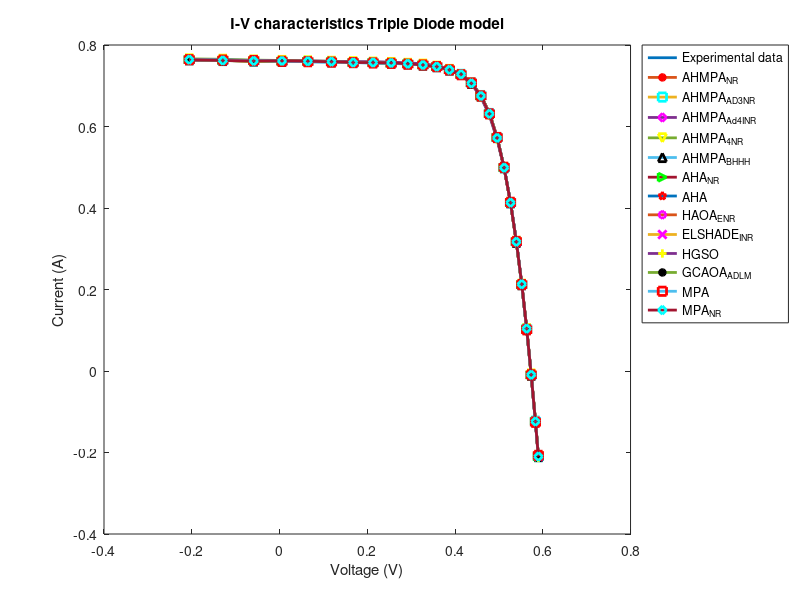

Write the MATLAB code that produced this figure.

p1=[...
-0.2057	0.764	7.64E-01	7.64E-01	7.64E-01	7.66E-01	7.64E-01	9.70E-01	7.64E-01	7.64E-01	0.764	0.76400152	7.63E-01	0.764	7.64E-01	7.64E-01
-0.1291	0.762	7.62E-01	7.62E-01	7.62E-01	7.65E-01	7.62E-01	9.25E-01	7.62E-01	7.63E-01	0.762	0.762060827	7.63E-01	0.762	7.63E-01	7.62E-01
-0.0588	0.7605	7.61E-01	7.61E-01	7.61E-01	7.63E-01	7.61E-01	8.83E-01	7.61E-01	7.61E-01	0.7605	0.760582508	7.62E-01	0.7605	7.62E-01	7.61E-01
0.0057	0.7605	7.61E-01	7.61E-01	7.61E-01	7.62E-01	7.60E-01	8.45E-01	7.60E-01	7.60E-01	0.7605	0.760468108	7.61E-01	0.7605	7.60E-01	7.61E-01
0.0646	0.76	7.60E-01	7.60E-01	7.60E-01	7.61E-01	7.60E-01	8.11E-01	7.60E-01	7.59E-01	0.76	0.759912061	7.61E-01	0.76	7.59E-01	7.60E-01
0.1185	0.759	7.59E-01	7.59E-01	7.59E-01	7.60E-01	7.59E-01	7.79E-01	7.59E-01	7.58E-01	0.759	0.758912653	7.60E-01	0.759	7.58E-01	7.59E-01
0.1678	0.757	7.57E-01	7.57E-01	7.57E-01	7.59E-01	7.57E-01	7.50E-01	7.57E-01	7.57E-01	0.757	0.757016107	7.59E-01	0.757	7.57E-01	7.57E-01
0.2132	0.757	7.57E-01	7.57E-01	7.57E-01	7.58E-01	7.57E-01	7.23E-01	7.57E-01	7.56E-01	0.757	0.756923839	7.59E-01	0.757	7.56E-01	7.57E-01
0.2545	0.7555	7.56E-01	7.56E-01	7.56E-01	7.57E-01	7.56E-01	6.99E-01	7.55E-01	7.55E-01	0.7555	0.75546638	7.58E-01	0.7555	7.55E-01	7.56E-01
0.2924	0.754	7.54E-01	7.54E-01	7.54E-01	7.55E-01	7.54E-01	6.77E-01	7.54E-01	7.54E-01	0.754	0.753971632	7.56E-01	0.754	7.53E-01	7.54E-01
0.3269	0.7505	7.51E-01	7.51E-01	7.51E-01	7.53E-01	7.51E-01	6.56E-01	7.51E-01	7.51E-01	0.7505	0.750587691	7.54E-01	0.7505	7.51E-01	7.51E-01
0.3585	0.7465	7.47E-01	7.47E-01	7.47E-01	7.48E-01	7.47E-01	6.37E-01	7.47E-01	7.47E-01	0.7465	0.746579893	7.49E-01	0.7465	7.47E-01	7.47E-01
0.3873	0.7385	7.39E-01	7.39E-01	7.39E-01	7.40E-01	7.39E-01	6.20E-01	7.39E-01	7.40E-01	0.7385	0.738650526	7.41E-01	0.7385	7.39E-01	7.39E-01
0.4137	0.728	7.28E-01	7.28E-01	7.28E-01	7.27E-01	7.28E-01	6.03E-01	7.28E-01	7.27E-01	0.728	0.727930894	7.27E-01	0.728	7.27E-01	7.28E-01
0.4373	0.7065	7.07E-01	7.07E-01	7.07E-01	7.06E-01	7.06E-01	5.87E-01	7.07E-01	7.07E-01	0.7065	0.706537938	7.05E-01	0.7065	7.07E-01	7.06E-01
0.459	0.6755	6.75E-01	6.76E-01	6.76E-01	6.74E-01	6.75E-01	5.70E-01	6.75E-01	6.75E-01	0.6755	0.675474135	6.72E-01	0.6755	6.75E-01	6.75E-01
0.4784	0.632	6.32E-01	6.32E-01	6.32E-01	6.29E-01	6.32E-01	5.52E-01	6.32E-01	6.31E-01	0.632	0.631879753	6.27E-01	0.632	6.31E-01	6.31E-01
0.496	0.573	5.73E-01	5.73E-01	5.73E-01	5.70E-01	5.73E-01	5.30E-01	5.73E-01	5.72E-01	0.573	0.572900712	5.68E-01	0.573	5.73E-01	5.72E-01
0.5119	0.499	4.99E-01	4.99E-01	4.99E-01	4.98E-01	4.99E-01	5.04E-01	4.99E-01	5.00E-01	0.499	0.499065621	4.97E-01	0.499	5.00E-01	4.99E-01
0.5265	0.413	4.14E-01	4.13E-01	4.13E-01	4.13E-01	4.13E-01	4.75E-01	4.13E-01	4.14E-01	0.413	0.413068569	4.13E-01	0.413	4.14E-01	4.13E-01
0.5398	0.3165	3.17E-01	3.17E-01	3.17E-01	3.18E-01	3.16E-01	4.41E-01	3.17E-01	3.18E-01	0.3165	0.316600025	3.19E-01	0.3165	3.18E-01	3.17E-01
0.5521	0.212	2.13E-01	2.12E-01	2.12E-01	2.13E-01	2.12E-01	4.04E-01	2.12E-01	2.12E-01	0.212	0.212013132	2.15E-01	0.212	2.12E-01	2.13E-01
0.5633	0.1035	1.04E-01	1.04E-01	1.04E-01	1.04E-01	1.03E-01	3.66E-01	1.03E-01	1.02E-01	0.1035	0.103374998	1.05E-01	0.1035	1.01E-01	1.04E-01
0.5736	-0.01	-9.45E-03	-1.00E-02	-1.00E-02	-7.36E-03	-1.00E-02	3.27E-01	-9.78E-03	-8.77E-03	-0.01	-0.009881458	-6.88E-03	-0.01	-9.42E-03	-9.29E-03
0.5833	-0.123	-1.24E-01	-1.23E-01	-1.23E-01	-1.25E-01	-1.23E-01	2.87E-01	-1.23E-01	-1.26E-01	-0.123	-0.123240177	-1.26E-01	-0.123	-1.26E-01	-1.24E-01
0.59	-0.21	-2.10E-01	-2.10E-01	-2.10E-01	-2.09E-01	-0.210000012	2.57E-01	-2.10E-01	-2.08E-01	-0.21	-0.209846489	-2.13E-01	-0.21	-2.07E-01	-2.10E-01

];

vt=p1(:,1);
It=p1(:,2);

figure;
plot(vt,It,'LineWidth',2)
col2=['b','g','r','c','m','y','k','b','g','r','m','m','y','k','r','c','m','y','k','b','g','r'];
col1=['x','+','*','s','d','v','^','<','>','p','h','x','+','*','s','d','v','^','<','>','p','h'];

for i=3:length(p1(1,:))
    if i~=8
    hold on
    Ia=p1(:,i);
    plot(vt,Ia,'Marker',col1(i),'MarkerEdgeColor',col2(i),'MarkerSize',6,'LineWidth',2)
    end
    
end


title('I-V characteristics Triple Diode model')
xlabel('Voltage (V)');
ylabel('Current (A)');
legend('Experimental data','AHMPA_N_R',	'AHMPA_A_D_3_N_R',	'AHMPA_A_d_4_I_N_R',	'AHMPA_4_N_R',	'AHMPA_B_H_H_H',...
    'AHA_N_R','AHA','HAOA_E_N_R	','ELSHADE_I_N_R',	'HGSO',	'GCAOA_A_D_L_M',...
    'MPA','MPA_N_R','Location','NorthEastOutside');

